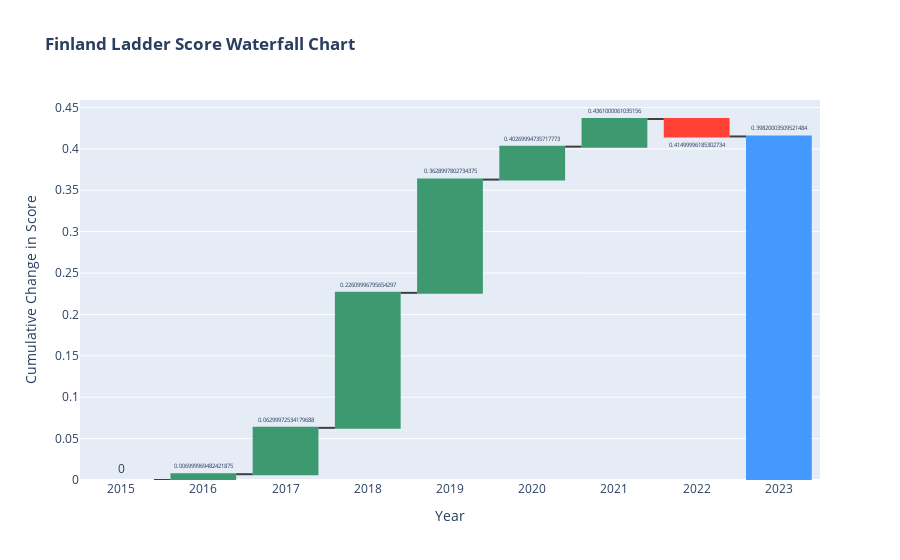

The cell this chart's notebook holds for it:
### Code cell
fig = go.Figure(go.Waterfall(
    name="",
    orientation="v",
    measure=["relative", "relative", "relative", "relative", "relative", "relative", "relative", "relative", "total"],
    x=finland['Year'],
    text = finland['CumSum'],
    textposition="outside",
    y=finland['Cumulative Difference'],
    connector={"line": {"color": "rgb(63, 63, 63)"}},
))

fig.update_layout(
    title = '<b>Finland Ladder Score Waterfall Chart<b>',
    xaxis_title = 'Year',
    yaxis_title = 'Cumulative Change in Score'
)

fig.show()

### Figure 1 — Plotly figure (JSON) as saved in the notebook; plotly's stock layout.template omitted (floating-point values rounded to 4 significant figures)
{"data": [{"connector": {"line": {"color": "rgb(63, 63, 63)"}}, "measure": ["relative", "relative", "relative", "relative", "relative", "relative", "relative", "relative", "total"], "name": "", "orientation": "v", "text": [0, 0.007, 0.063, 0.2261, 0.3629, 0.4027, 0.4361, 0.415, 0.3982], "textposition": "outside", "type": "waterfall", "x": [2015, 2016, 2017, 2018, 2019, 2020, 2021, 2022, 2023], "y": [0, 0.007, 0.056, 0.1631, 0.1368, 0.0398, 0.0334, -0.0211, -0.0168]}], "layout": {"title": {"text": "<b>Finland Ladder Score Waterfall Chart<b>"}, "xaxis": {"title": {"text": "Year"}}, "yaxis": {"title": {"text": "Cumulative Change in Score"}}}}
